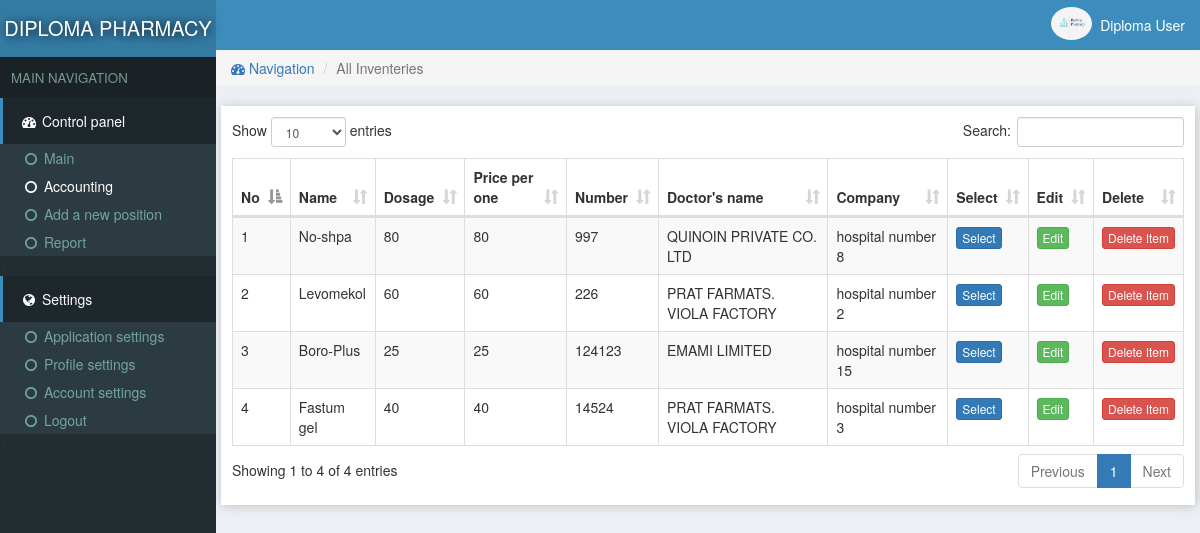
/inventeries.php (signed in), run on the app's committed database.
### tables this page shows
CREATE TABLE `site` (
  `id` int NOT NULL,
  `title` varchar(222) NOT NULL,
  `name` varchar(222) NOT NULL
);

CREATE TABLE `users` (
  `id` int NOT NULL,
  `email` varchar(222) NOT NULL,
  `password` varchar(222) NOT NULL,
  `name` varchar(222) NOT NULL,
  `pic` varchar(222) NOT NULL,
  `number` varchar(222) NOT NULL,
  `date` timestamp NOT NULL DEFAULT CURRENT_TIMESTAMP
);

CREATE TABLE `inventeries` (
  `id` int NOT NULL,
  `catId` int NOT NULL,
  `supplier` varchar(222) NOT NULL,
  `name` text NOT NULL,
  `unit` text NOT NULL,
  `price` text NOT NULL,
  `quantity` int NOT NULL,
  `pic` text,
  `description` text NOT NULL,
  `company` varchar(111) NOT NULL,
  `date` timestamp NOT NULL DEFAULT CURRENT_TIMESTAMP
);

### assets/db.php (called while the page is built, shortened)
<?php
    $con = new mysqli('localhost','root','','store');
    $array = $con->query("select * from users where id ='$_SESSION[userId]'");
    $user = $array->fetch_assoc();
?>

### inventeries.php (the view, shortened to what this page needs)
<?php require "assets/function.php" ?>
<?php require 'assets/db.php';?>
<!DOCTYPE html>
<html>
<head>
<link rel="stylesheet" href="js/datatables.net-bs/css/dataTables.bootstrap.min.css">
  <?php require "assets/autoloader.php" ?>
</head>
<body style="background: #ECF0F5;padding:0;margin:0">
<div class="dashboard" style="position: fixed;width: 18%;height: 100%;background:#222D32">
  <div style="background:#357CA5;padding: 14px 3px;color:white;font-size: 15pt;text-align: center;text-shadow: 1px 1px 11px black">
    <a href="index.php" style="color: white;text-decoration: none;"><?php echo strtoupper(siteName()); ?> </a>
  </div>
  <div style="background: #1A2226;font-size: 10pt;padding: 11px;color: #79978F">MAIN NAVIGATION</div>
  <div>
    <div style="background:#1E282C;color: white;padding: 13px 17px;border-left: 3px solid #3C8DBC;"><span><i class="fa fa-dashboard fa-fw"></i> Control panel</span></div>
    <div class="item">
      <ul class="nostyle zero">
        <a href="index.php"><li ><i class="fa fa-circle-o fa-fw"></i> Main</li></a>
        <a href="inventeries.php"><li style="color: white"><i class="fa fa-circle-o fa-fw"></i> Accounting</li></a>
       <a href="addnew.php"><li><i class="fa fa-circle-o fa-fw"></i> Add a new position</li></a>
        <a href="reports.php"><li><i class="fa fa-circle-o fa-fw"></i> Report</li></a>
      </ul><
    </div>
  </div>
  <div style="background:#1E282C;color: white;padding: 13px 17px;border-left: 3px solid #3C8DBC;"><span><i class="fa fa-globe fa-fw"></i> Settings</span></div>
  <div class="item">
      <ul class="nostyle zero">
        <a href="sitesetting.php"><li><i class="fa fa-circle-o fa-fw"></i> Application settings</li></a>
        <a href="profile.php"><li><i class="fa fa-circle-o fa-fw"></i> Profile settings</li></a>
        <a href="accountSetting.php"><li><i class="fa fa-circle-o fa-fw"></i> Account settings</li></a>
        <a href="logout.php"><li><i class="fa fa-circle-o fa-fw"></i> Logout</li></a>
      </ul><
    </div>
</div>
<div class="marginLeft" >
  <div style="color:white;background:#3C8DBC" >
    <div class="pull-right flex rightAccount" style="padding-right: 11px;padding: 7px;">
      <div><img src="photo/<?php echo $user['pic'] ?>" style='width: 41px;height: 33px;' class='img-circle'></div>
      <div style="padding: 8px"><?php echo ucfirst($user['name']) ?></div>
    </div>
  </div>
<?php
if (isset($_GET['catId']))
{
  $catId = $_GET['catId'];
  $array = $con->query("select * from categories where id='$catId'");
  $catArray =$array->fetch_assoc();
  $catName = $catArray['name'];
  $stockArray = $con->query("select * from inventeries where catId='$catArray[id]'");
}
else
{
  $catName = "All Inventeries";
  $stockArray = $con->query("select * from inventeries");
}
 ?>
  <div class="content">
   <ol class="breadcrumb ">
        <li><a href="index.php"><i class="fa fa-dashboard"></i> Navigation</a></li>
        <li class="active"><?php echo $catName ?></li>
    </ol>
  <div class="tableBox" >
    <table id="dataTable" class="table table-bordered table-striped">
      <thead>
        <th>No</th>
        <th>Name</th>
        <th>Dosage</th>
        <th>Price per one</th>
        <th>Number</th>
        <th>Doctor's name</th>
        <th>Company</th>
        <th>Select</th>
        <th>Edit</th>
        <th>Delete</th>
      </thead>
     <tbody>
      <?php $i=0;
        while ($row = $stockArray->fetch_assoc())
        {
          $i=$i+1;
          $id = $row['id'];
        ?>
          <tr>
            <td><?php echo $i; ?></td>
            <td><?php echo $row['name']; ?></td>
            <td><?php echo $row['unit']; ?></td>
            <td><?php echo $row['price']; ?></td>
            <td><?php echo $row['quantity']; ?></td>
            <td><?php echo $row['supplier']; ?></td>
            <td><?php echo $row['company']; ?></td>
            <?php
            if (!empty($_SESSION['bill']))
            {
            foreach ($_SESSION['bill'] as $key => $value)
            {
              if (in_array($row['id'], $_SESSION['bill'][$key]))
              {
                echo "<td>Selected</td>"; break;
              }
               else
               {
              ?>
                         <?php if($row['quantity']>0){?>
              <td id='selection<?php echo $i; ?>'><button class="btn btn-primary btn-xs" onclick="addInBill('<?php echo $id ?>','<?php echo $i; ?>')">Select</button></td>
              <?php } else { ?>
                <td id='selection<?php echo $i; ?>'><button class="btn btn-primary btn-xs" onclick="addInBill('<?php echo $id ?>','<?php echo $i; ?>')" disabled>Select</button></td>
              <?php  } ?>
              <?php break;} }
            }
              else
                {?>
              <?php if($row['quantity']>0){?>
              <td id='selection<?php echo $i; ?>'><button class="btn btn-primary btn-xs" onclick="addInBill('<?php echo $id ?>','<?php echo $i; ?>')">Select</button></td>
              <?php } else { ?>
                <td id='selection<?php echo $i; ?>'><button class="btn btn-primary btn-xs" onclick="addInBill('<?php echo $id ?>','<?php echo $i; ?>')" disabled>Select</button></td>
              <?php  }} ?>
              <td colspan="center"><a href="addnew.php?item=<?php echo $row['id'] ?>"><button class='btn btn-success btn-xs'>Edit</button></a></td>
              <td colspan="center"><a href="delete.php?item=<?php echo $row['id'] ?>&url=<?php echo $_SERVER['QUERY_STRING']
              ?>"><button class='btn btn-danger btn-xs'>Delete Item</button></a></td>
          </tr>
      <?php
        }
       ?>
     </tbody>
    </table>
  </div>
  </div>
</div>
</body>
</html>

### data on the page
site: name "DIPLOMA PHARMACY"
users: pic (picture), name "Diploma User"
inventeries: name "No-shpa", unit "80", price "80", quantity "997", supplier "QUINOIN PRIVATE CO. LTD", company "hospital number 8"
inventeries: name "Levomekol", unit "60", price "60", quantity "226", supplier "PRAT FARMATS. VIOLA FACTORY", company "hospital number 2"
inventeries: name "Boro-Plus", unit "25", price "25", quantity "124123", supplier "EMAMI LIMITED", company "hospital number 15"
inventeries: name "Fastum gel", unit "40", price "40", quantity "14524", supplier "PRAT FARMATS. VIOLA FACTORY", company "hospital number 3"

### other printed values
$catName "All Inventeries"
